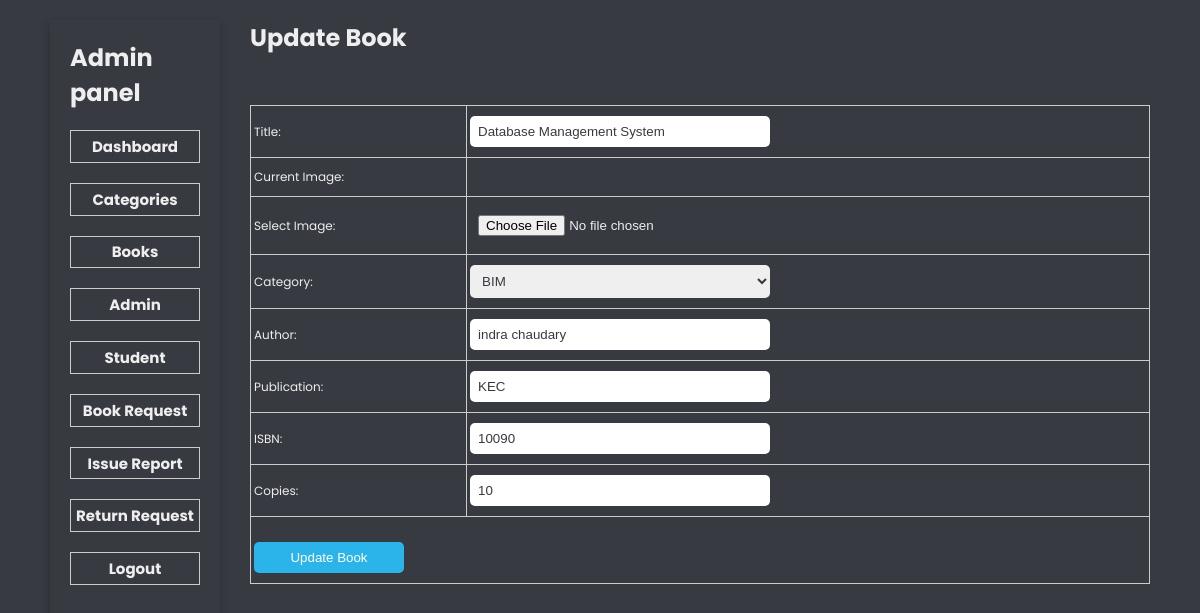
The page /admin/update-book.php?id=12 (signed in) on the database its author committed.
### tables this page shows
CREATE TABLE `book` (
  `id` int(10) UNSIGNED NOT NULL,
  `title` varchar(255) NOT NULL,
  `image` varchar(255) NOT NULL,
  `author` varchar(255) NOT NULL,
  `publication` varchar(100) NOT NULL,
  `category` varchar(255) NOT NULL,
  `isbn` int(10) UNSIGNED NOT NULL,
  `copies` int(10) UNSIGNED NOT NULL
);

CREATE TABLE `tbl_category` (
  `id` int(10) UNSIGNED NOT NULL,
  `title` varchar(100) NOT NULL,
  `image` varchar(255) NOT NULL,
  `feature` varchar(100) NOT NULL,
  `active` varchar(100) NOT NULL
);

### admin/update-book.php (the view, shortened to what this page needs)
<?php include('partials/sidebar.php'); ?>
<?php
if (isset($_GET['id'])) {
    $id = $_GET['id'];
    $sql2 = "SELECT * FROM book WHERE id=$id";
    $res2 = mysqli_query($con, $sql2);
    $row = mysqli_fetch_assoc($res2);
    $title = $row['title'];
    $current_category = $row['category'];
    $author = $row['author'];
    $publication= $row['publication'];
    $isbn = $row['isbn'];
    $copies = $row['copies'];
} else {
    header('Location:' . SITEURL . 'admin/books.php');
}
?>
<div class="ok">
    <h1>Update Book</h1>
    <br>
    <br>
    <div class="right">
        <form action="" method="POST" enctype="multipart/form-data">
            <table class="tbl-head">
                <tr>
                    <td>Title:</td>
                    <td><input type="text" name="title" value="<?php echo $title; ?>" placeholder="Name of the Book"></td>
                </tr>
                <tr>
                    <td>Current Image:</td>
                    <td>
                    </td>
                </tr>
                <tr>
                    <td>Select Image:</td>
                    <td><input type="file" name="image"></td>
                </tr>
                <tr>
                    <td>Category:</td>
                    <td>
                        <select name="category">
                            <?php
                            $sql = "SELECT * FROM tbl_category WHERE active='Yes'";
                            $res = mysqli_query($con, $sql);
                            $count = mysqli_num_rows($res);
                            if ($count > 0) {
                                while ($row = mysqli_fetch_assoc($res)) {
                                    $category_title = $row['title'];
                                    $category_id = $row['id'];
                            ?>
                                    <option <?php if ($current_category == $category_id) {
                                                echo 'selected';
                                            } ?> value='<?php echo $category_id; ?>'> <?php echo $category_title; ?></option>
                            <?php
                                }
                            } else {
                                echo "<option value='0'>Category not available</option>";
                            }
                            ?>
                        </select>
                    </td>
                </tr>
                <tr>
                    <td>Author:</td>
                    <td><input type="text" name="author" value="<?php echo $author; ?>" placeholder="Author of the Book"></td>
                </tr>
                <tr>
                    <td>Publication:</td>
                    <td><input type="text" name="publication" value="<?php echo $publication; ?>" placeholder="Publisher of the Book"></td>
                </tr>
                <tr>
                    <td>ISBN:</td>
                    <td><input type="number" name="isbn" value="<?php echo $isbn; ?>" placeholder=""></td>
                </tr>
                <tr>
                    <td>Copies:</td>
                    <td><input type="number" value="<?php echo $copies; ?>" name="copies" placeholder=""></td>
                </tr>
                <tr>
                    <td colspan="2">
                        <input type="submit" name="submit" value="Update Book" class="btn-secondary">
                    </td>
                </tr>
            </table>
        </form>
    </div>
</div>
</section>

### css/admin.css (style rules this page uses)
* { padding: 0; margin: 0; box-sizing: border-box; text-decoration: none; color: #eeeeee; list-style: none; }
body { height: 100vh; font-family: "Poppins", sans-serif; display: flex; flex-direction: column; background-color: #373a40; }
.right { display: flex; flex-wrap: wrap; gap: 20px; }
.tbl-head { border: 1px solid #ccc; padding: 20px; border-collapse: collapse; width: 900px; }
.tbl-head tr td { padding: 10px 3px; border-bottom: 1px solid #ccc; border-right: 1px solid #ccc; font-size: 12px; }
tbody input, tbody select { padding: 8px; color: #373a40; display: block; width: 300px; border: none; border-radius: 5px; }
select option { background-color: #373a40; }
input[type="file"] { color: #eee; }
.btn-secondary { background-color: rgb(43, 180, 234); color: #fff; border: none; width: 150px; margin-top: 15px; padding: 8px 15px; border-radius: 5px; }

### rows shown on the page
book: title "Database Management System", category "BIM", author "indra chaudary", publication "KEC", isbn "10090", copies "10"
